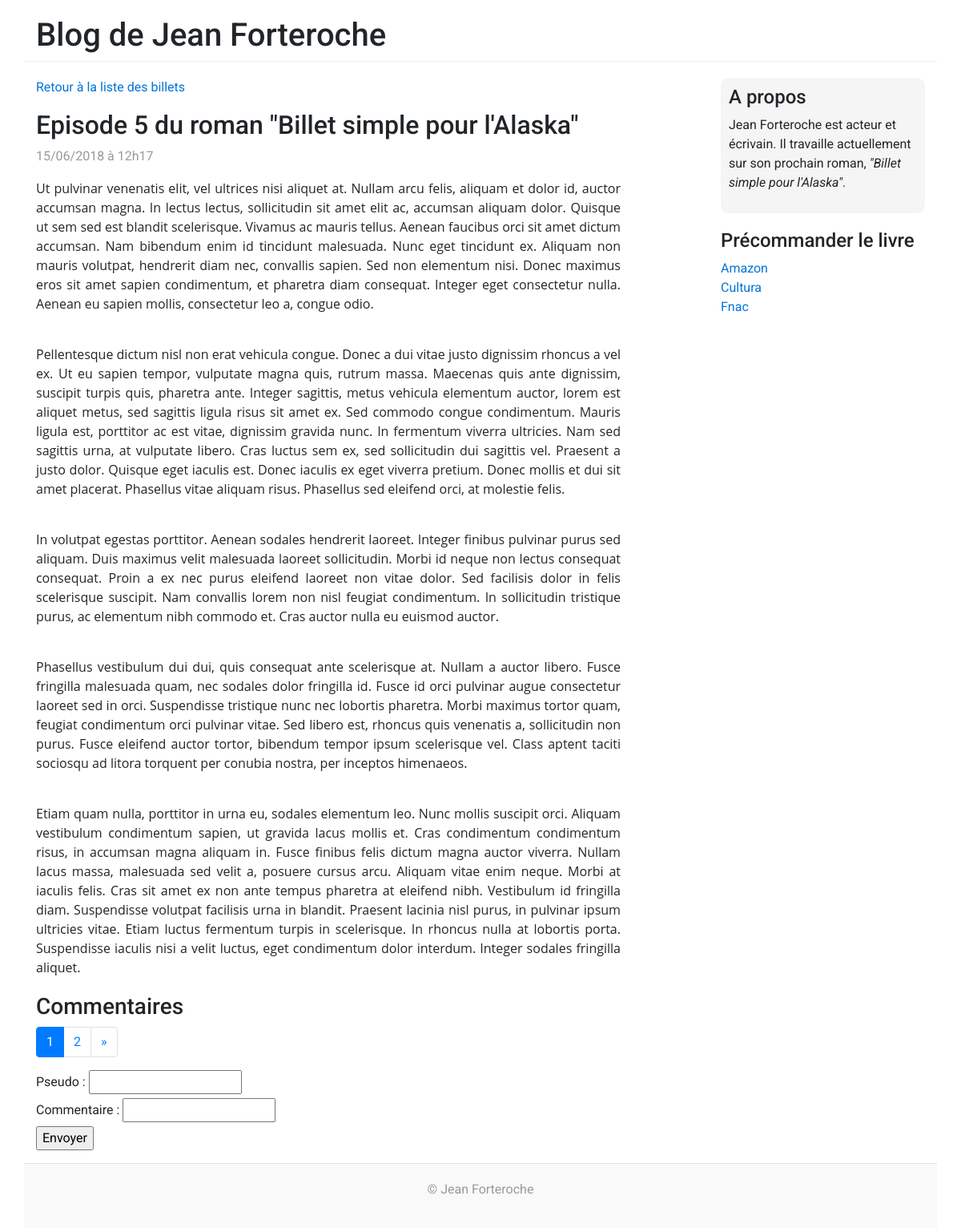
/index.php?controller=post&action=show&postId=5, run on the app's committed database.
### tables this page shows
CREATE TABLE `posts` (
  `id` int(11) NOT NULL,
  `title` varchar(255) NOT NULL,
  `content` text NOT NULL,
  `creation_date` datetime NOT NULL
);

### controller/PostFrontController.php (called while the page is built, shortened)
<?php
require_once('BaseController.php');
class PostFrontController extends BaseController
{
    public function showAction()
    {
        $postId = isset($_GET['postId']) ? (int) $_GET['postId'] : 0;
        $viewData = $this->initViewData();
        $viewData['post'] = $this->getContainer()->getPostManager()->getPost($postId);
        $totalItems = $this->getContainer()->getCommentManager()->getTotalComments($postId);
        $pagination = $this->handlePagination($totalItems);
        $pagination['url'] = 'index.php?controller=post&action=show&postId='.$postId;
        $viewData['pagination'] = $pagination;
        $viewData['commentsList'] = $this->getContainer()->getCommentManager()->getCommentsList($postId, $pagination['start'], $pagination['itemsPerPage']);
        require('view/front/postShowView.php');
    }
}

### model/Router.php (called while the page is built, shortened)
<?php
class Router
{
    protected $config;
    public function getConfig()
    {
        return $this->config;
    }
    public function setConfig(array $config)
    {
        $this->config = $config;
    }
    public function executeAction($controllerParam, $actionParam, $envParam)
    {
        $controller = new $controllerName();
        $actionName = $actionParam.'Action';
        require_once(__DIR__.'/../model/Container.php');
        $container = new Container($this->getConfig());
        $controller->setContainer($container);
        $controller->$actionName();
    }
}

### index.php (called while the page is built)
<?php
require_once('config.php');
require_once('model/Router.php');
$router = new \OpenClassrooms\Blog\Model\Router($config);
try {
    $router->executeAction(
        isset($_REQUEST['controller']) ? $_REQUEST['controller'] : 'post',
        isset($_REQUEST['action']) ? $_REQUEST['action'] : 'list',
        'front'
    );
} catch(Exception $e) {
    $viewData['error'] = $e->getMessage();
    require('view/errorView.php');
}

### controller/BaseController.php (called while the page is built, shortened)
<?php
require_once(__DIR__.'/../model/Container.php');
abstract class BaseController
{
    protected $container;
    public function getContainer()
    {
        return $this->container;
    }
    public function setContainer(\OpenClassrooms\Blog\Model\Container $container)
    {
        $this->container = $container;
    }
    public function initViewData()
    {
        $viewData = [];
        $viewData['title'] = $this->getContainer()->getConfig()['title'];
        return $viewData;
    }
    public function handlePagination($totalItems)
    {
        $pagination = [];
        if (isset($_GET['page']) && !empty($_GET['page'])){
            $pagination['currentPage'] = $_GET['page'];
        } else {
            $pagination['currentPage'] = 1;
        }
        $pagination['itemsPerPage'] = $this->getContainer()->getConfig()['itemsPerPage'];
        $pagination['start'] = ($pagination['currentPage'] * $pagination['itemsPerPage']) - $pagination['itemsPerPage'];
        $pagination['totalItems'] = $totalItems;
        $pagination['endPage'] = ceil($pagination['totalItems'] / $pagination['itemsPerPage']);
        $pagination['startPage'] = 1;
        $pagination['nextPage'] = $pagination['currentPage'] + 1;
        $pagination['previousPage'] = $pagination['currentPage'] - 1;
        return $pagination;
    }
}

### model/Container.php (called while the page is built, shortened)
<?php
class Container
{
    protected $config;
    public function getConfig()
    {
        return $this->config;
    }
    public function setConfig(array $config)
    {
        $this->config = $config;
    }
    protected function getDatabaseHandler()
    {
        static $instance;
        if (!isset($instance)) {
            $instance = new \PDO(
                $this->config['database']['dsn'],
                $this->config['database']['username'],
                $this->config['database']['username']
            );
        }
        return $instance;
    }
    public function getPostManager()
    {
        static $instance;
        if (!isset($instance)) {
            include_once('PostManager.php');
            $instance = new \OpenClassrooms\Blog\Model\PostManager($this->getDatabaseHandler());
        }
        return $instance;
    }
    public function getCommentManager()
    {
        static $instance;
        if (!isset($instance)) {
            include_once('CommentManager.php');
            $instance = new \OpenClassrooms\Blog\Model\CommentManager($this->getDatabaseHandler());
        }
        return $instance;
    }
}

### model/Manager.php (called while the page is built, shortened)
<?php
abstract class Manager
{
    protected $databaseHandler;
    public function getDatabaseHandler()
    {
        return $this->databaseHandler;
    }
    public function setDatabaseHandler(\PDO $databaseHandler)
    {
        $this->databaseHandler = $databaseHandler;
    }
}

### model/PostManager.php (called while the page is built, shortened)
<?php
require_once('Manager.php');
require_once('Post.php');
class PostManager extends Manager
{
    public function getPost($id)
    {
        $request = $this->getDatabaseHandler()->prepare('SELECT id, title, content, DATE_FORMAT(creation_date, \'%d/%m/%Y à %Hh%i\') AS creation_date_fr FROM posts WHERE id = ?');
        $request->execute(array($id));
        $result = $request->fetch();
        $post = new Post();
        $post->setId($result['id']);
        $post->setTitle($result['title']);
        $post->setContent($result['content']);
        $post->setCreationDate($result['creation_date_fr']);
        return $post;
    }
}

### model/CommentManager.php (called while the page is built, shortened)
<?php
require_once('Manager.php');
class CommentManager extends Manager
{
    public function getCommentsList($postId, $offset=0, $limit=10)
    {
        $request = $this->getDatabaseHandler()->prepare('SELECT id, post_id, author, content, report_counter, DATE_FORMAT(creation_date, \'%d/%m/%Y à %Hh%i\') AS creation_date_fr FROM comments WHERE post_id = :postId ORDER BY creation_date LIMIT :offset, :limit');
        $request->bindValue(':postId', $postId, \PDO::PARAM_INT);
        $request->bindValue(':offset', $offset, \PDO::PARAM_INT);
        $request->bindValue(':limit', $limit, \PDO::PARAM_INT);
        $request->execute();
        $resultsList = $request->fetchAll();
        $commentsList = [];
        return $commentsList;
    }
    public function getTotalComments($postId=0)
    {
        $sql = 'SELECT COUNT(*) AS total FROM comments';
        if ($postId > 0) {
            $sql .= ' WHERE post_id = '.(int)$postId;
        }
        $result = $this->getDatabaseHandler()->query($sql)->fetch();
        return (isset($result['total'])) ? (int) $result['total'] : 0;
    }
}

### model/Post.php (called while the page is built, shortened)
<?php
class Post
{
    private $title;
    private $content;
    private $creationDate;
    public function getTitle()
    {
        return $this->title;
    }
    public function setTitle($title)
    {
        $this->title = $title;
    }
    public function getContent()
    {
        return $this->content;
    }
    public function setContent($content)
    {
        $this->content = $content;
    }
    public function getCreationDate()
    {
        return $this->creationDate;
    }
    public function setCreationDate($creationDate)
    {
        $this->creationDate = $creationDate;
    }
}

### view/front/_postView.php (the view, shortened to what this page needs)
<article class="blog-post">
    <h2 class="blog-post-title"><?php echo htmlspecialchars($viewData['post']->getTitle()); ?></h2>
    <p class="blog-post-meta"><?php echo $viewData['post']->getCreationDate(); ?></em></p>
    <p>
        <?php
            echo nl2br($viewData['post']->getContent());
        ?>
    </p>
</article>

### public/css/style.css (style rules this page uses)
body { font-family: 'Roboto', sans-serif; }
.blog-post { margin-bottom: 20px; }
.blog-post-meta { color: #999; }

### data on the page
posts: title "Episode 5 du roman \"Billet simple pour l'Alaska\"", content "Ut pulvinar venenatis elit, vel ultrices nisi aliquet at. Nullam arcu felis, aliquam et dolor id, auctor accumsan magna. In lectus lectus, sollicitudin sit amet elit ac, accumsan aliquam dolor. Quisque ut sem sed est blandit scelerisque. Vivamus ac mauris tellus. Aenean faucibus orci sit amet dictum accumsan. Nam bibendum enim id tincidunt malesuada. Nunc eget tincidunt ex. Aliquam non mauris volutpat, hendrerit diam nec, convallis sapien. Sed non elementum nisi. Donec maximus eros sit amet sapien condimentum, et pharetra diam consequat. Integer eget consectetur nulla. Aenean eu sapien mollis, consectetur leo a, congue odio. Pellentesque dictum nisl non erat vehicula congue. Donec a dui…"

### other printed values
$viewData['title'] "Blog de Jean Forteroche"
$viewData['post']->getCreationDate() "15/06/2018 à 12h17"
$viewData['pagination']['currentPage'] "1"
$viewData['pagination']['nextPage'] "2"
